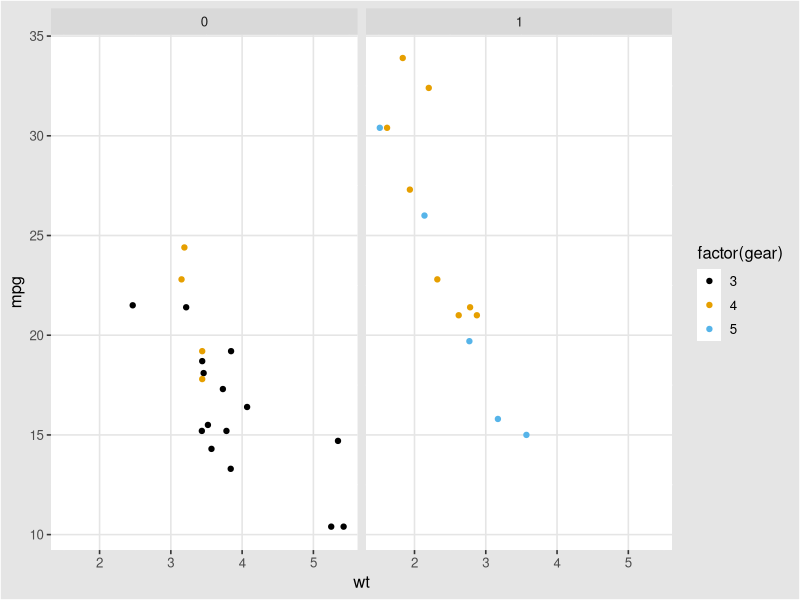
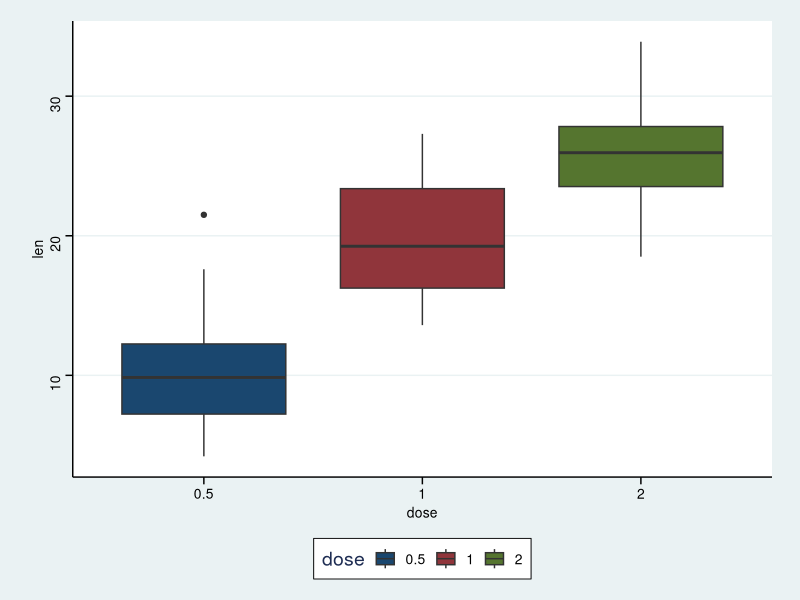
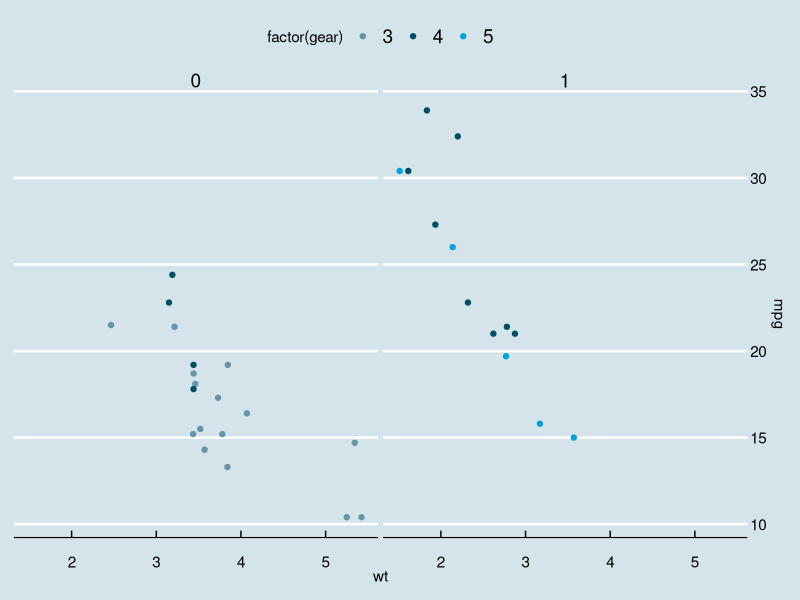
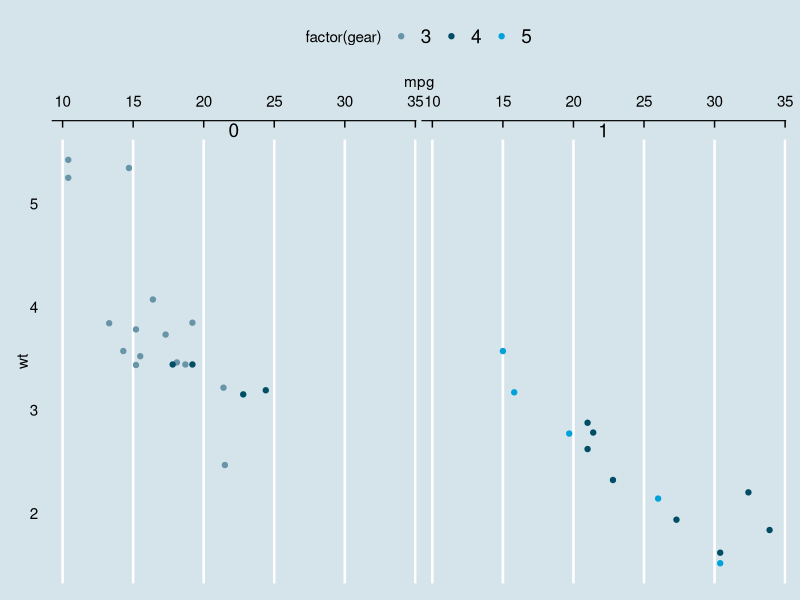
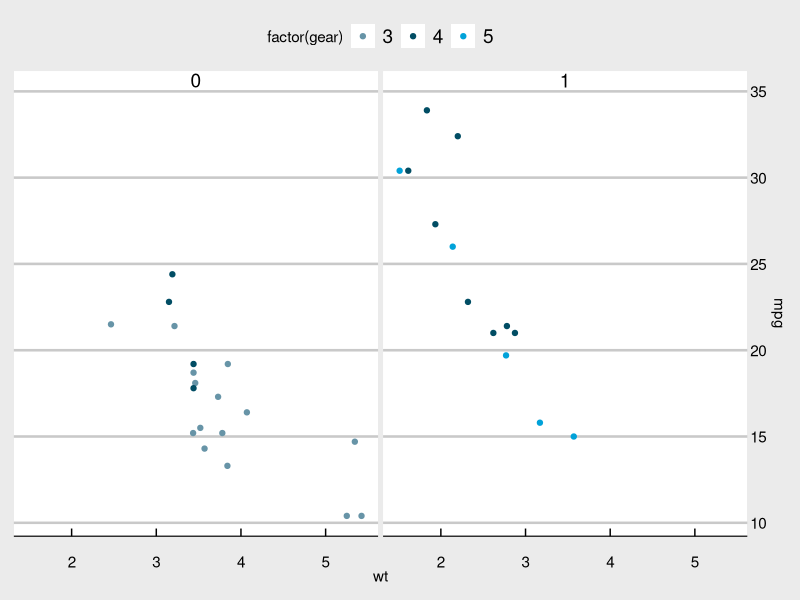
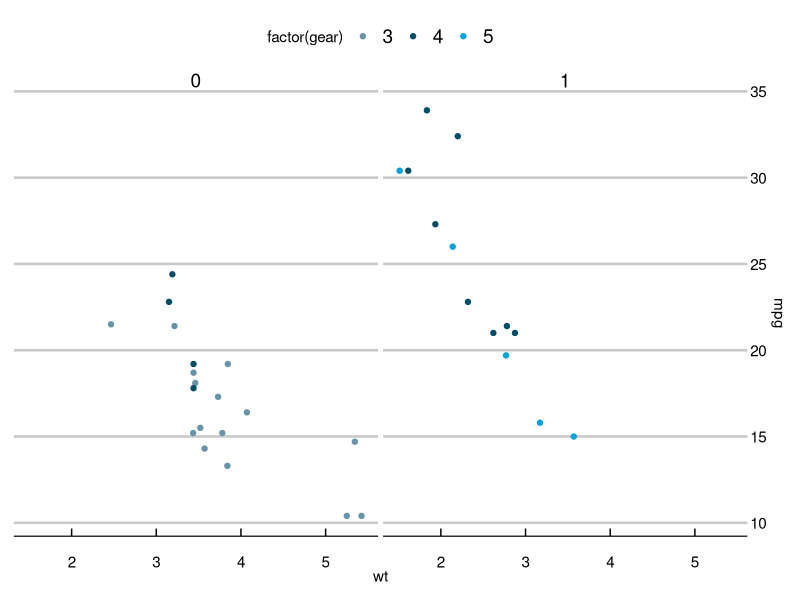
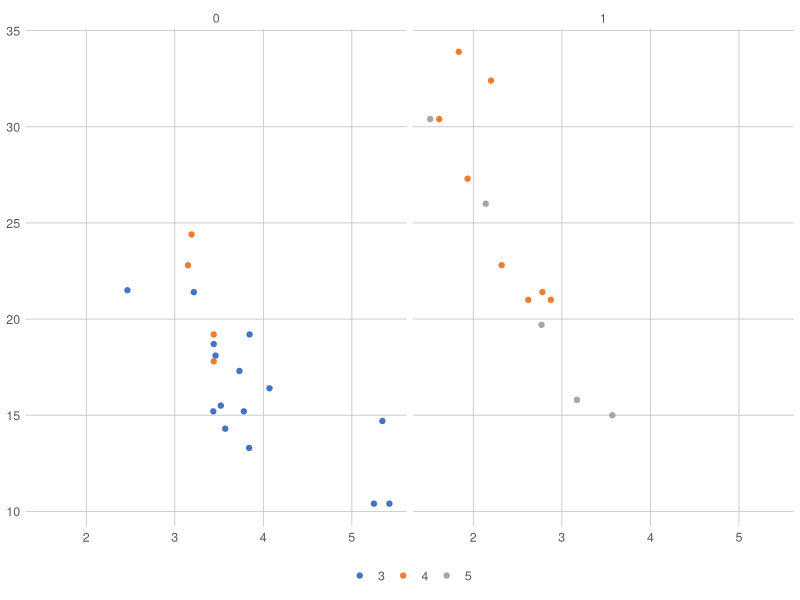
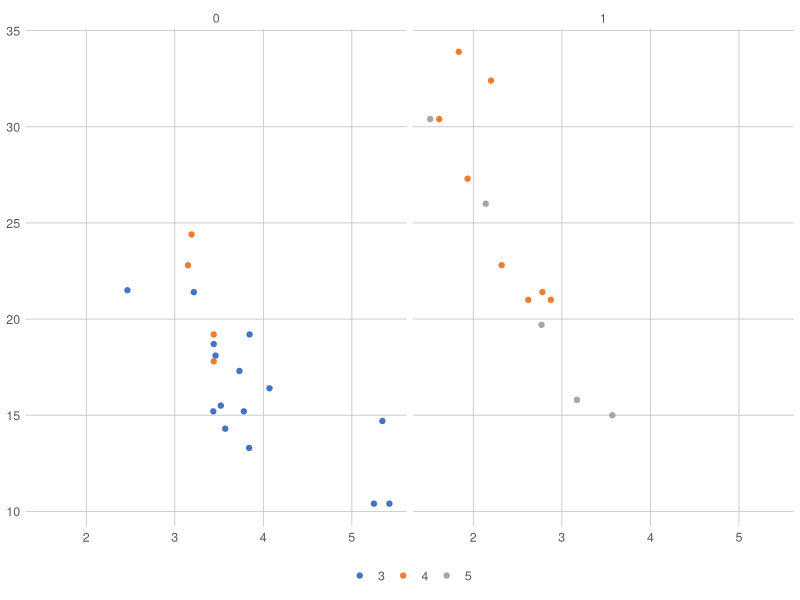

Here is the R script that generated these plots, in order:
## ---- chunk 1
library(ggplot2)
library(ggthemes)

p <- ggplot(mtcars) + geom_point(aes(x = wt, y = mpg,
         colour = factor(gear))) + facet_wrap(~am)

p + theme_igray() + scale_colour_colorblind()
## ---- chunk 2
ToothGrowth$dose <- as.factor(ToothGrowth$dose)
bxp <- ggplot(ToothGrowth, aes(x = dose, y = len)) +
  geom_boxplot(aes(fill = dose))

bxp + theme_stata() + scale_fill_stata()
## ---- chunk 3
    p <- ggplot(mtcars) +
         geom_point(aes(x = wt, y = mpg, colour = factor(gear))) +
         facet_wrap(~am) +
         # Economist puts x-axis labels on the right-hand side
         scale_y_continuous(position = "right")
    ## Standard
    p + theme_economist() +
      scale_colour_economist()
    # Change axis lines to vertical
    p + theme_economist(horizontal = FALSE) +
        scale_colour_economist() +
        coord_flip()
    ## White panel/light gray background
    p + theme_economist_white() +
        scale_colour_economist()
    ## All white variant
    p + theme_economist_white(gray_bg = FALSE) +
        scale_colour_economist()
## ---- chunk 4
p <- ggplot(mtcars) +
         geom_point(aes(x = wt, y = mpg, colour = factor(gear))) +
         facet_wrap(~am)
    p + theme_excel_new() + scale_colour_excel_new()
## ---- chunk 5
p <- ggplot(mtcars) +
         geom_point(aes(x = wt, y = mpg, colour = factor(gear))) +
         facet_wrap(~am)
    p + theme_excel_new() + scale_colour_excel_new()
